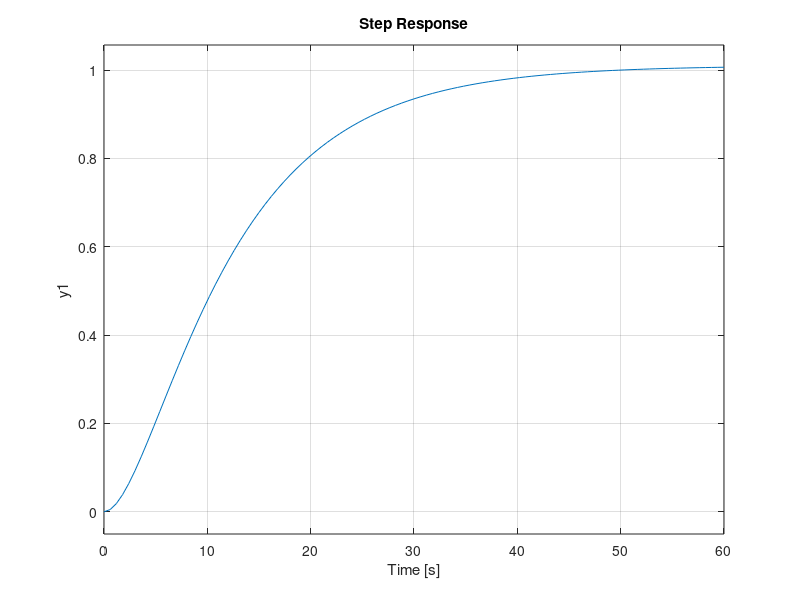

MATLAB code for this plot:
%% Q2 state space model of mass-spring-damper control
close all;
clear;
clc;
set(0,'DefaultFigureWindowStyle','docked')

%% 2.1 parameters for the model
m = 1000;
k = 50;
c = 20;

%% 2.2 matrices for the state space model
A = [0  1; -k/m -c/m];
B = [0; 1/m];
C = [1 0];
D = 0;

%% 2.3 define the state space model
spring_damper =ss(A,B,C,D);

%% 2.4 plot using step function
step(spring_damper);

%% 2.5 state feedback using pole placement
% original poles
P_old = eig(A)

p1 = -0.1;
p2 = -0.3;

P = [p1 p2]

% use pole placement to get K
K = place(A,B,P)
A_dash = A-B*K;

% check the poles of closed loop system
poles_new = eig(A_dash)

%% 2.6 closed-loop system
spring_damper_closed_loop=ss(A_dash,B,C,D);

step(spring_damper_closed_loop/0.033)

%% 2.7 scale system dcgain
dcgain(spring_damper_closed_loop)
